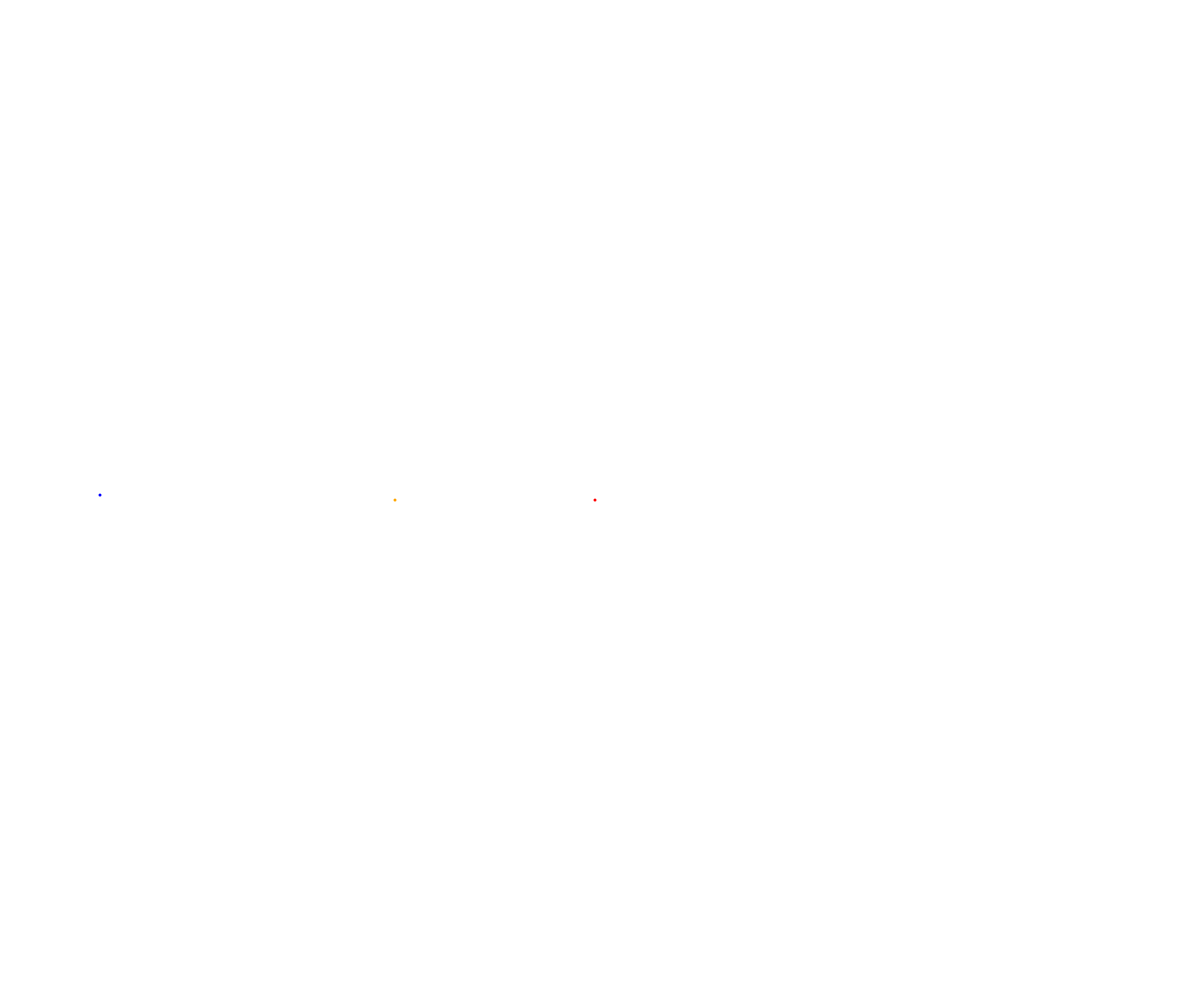
Frame 1 (no input)
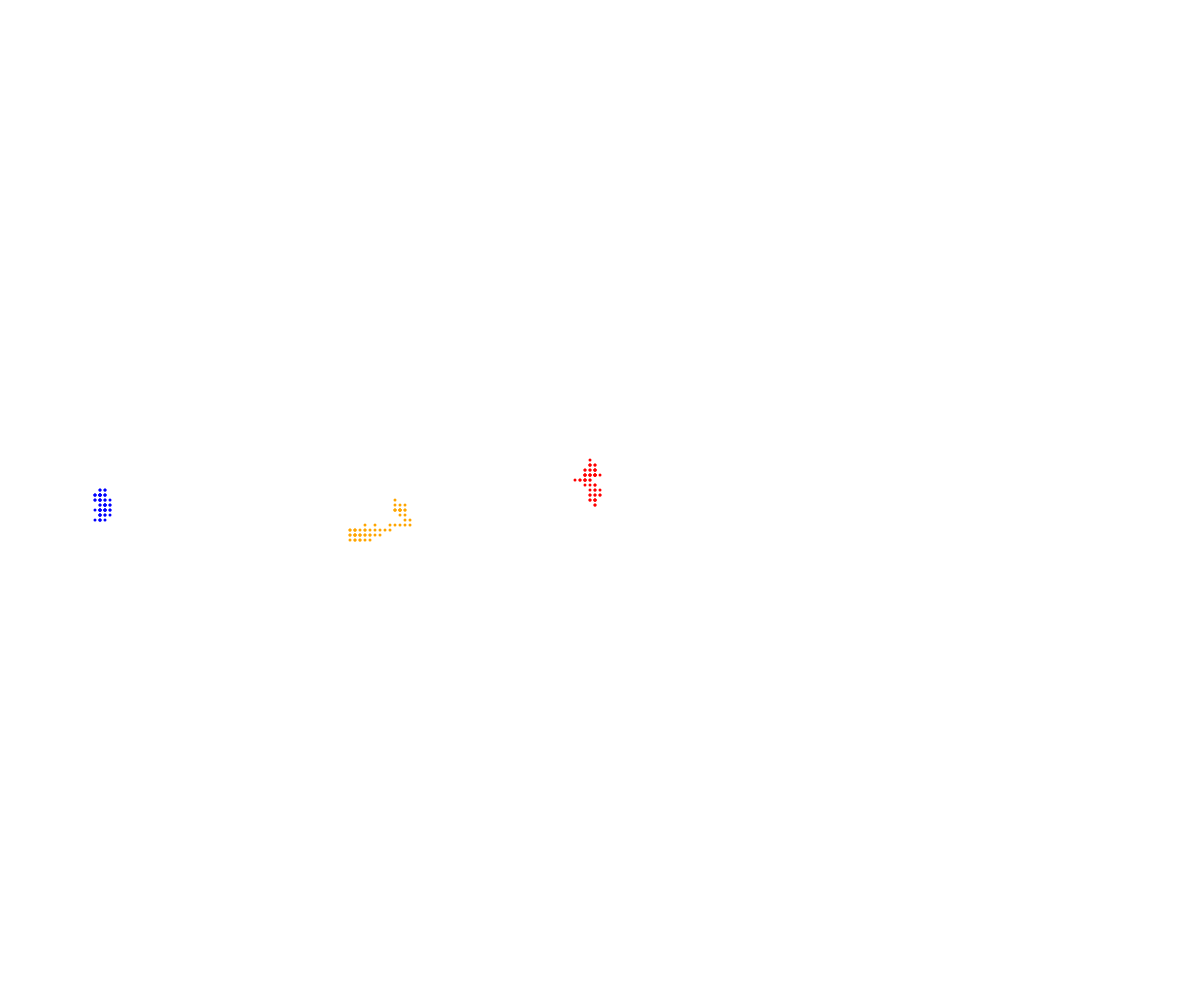
Frame 60 (no input)
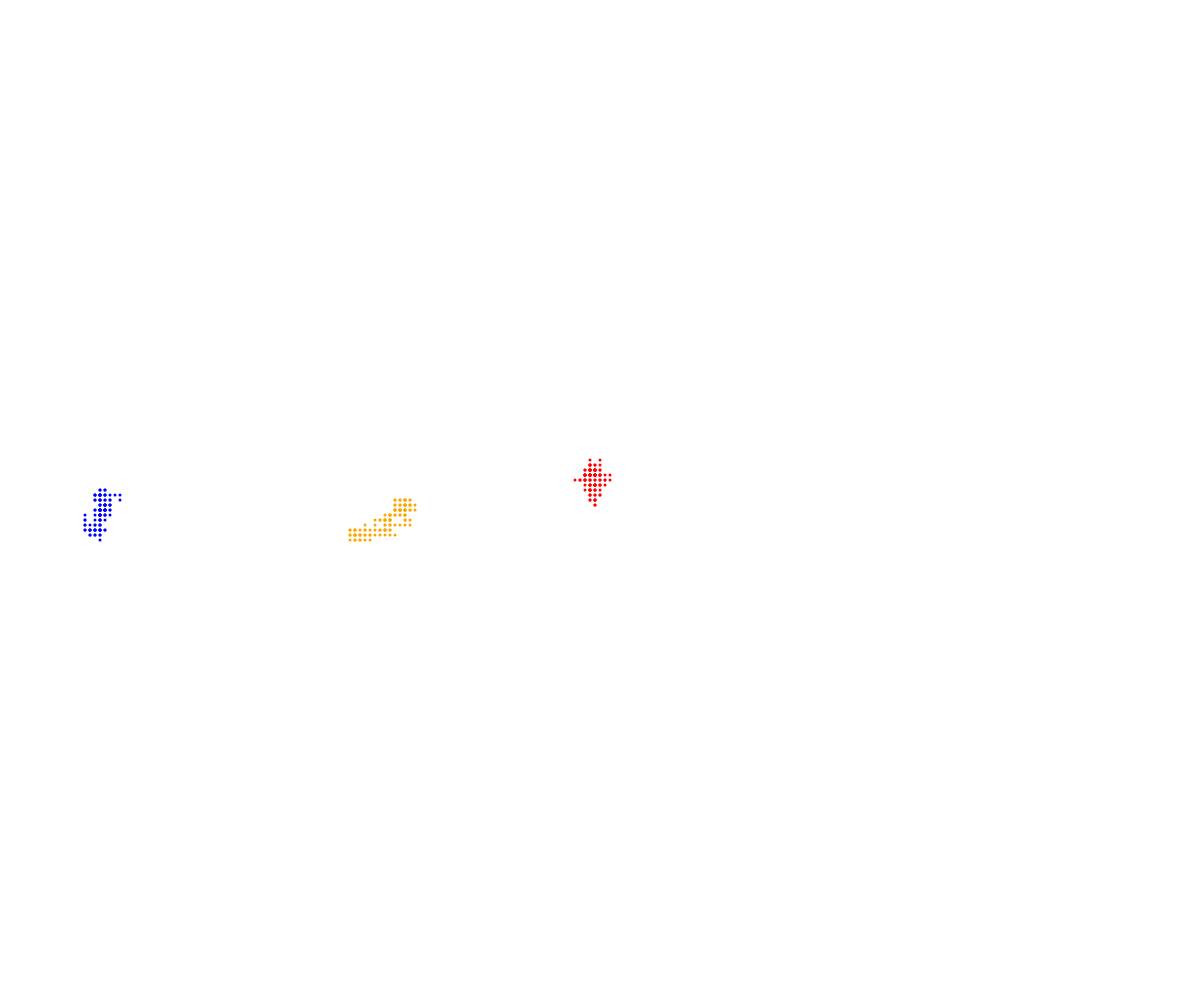
Frame 120 (the mouse pressed at the canvas centre since frame 60)

The p5.js sketch that drew these frames (run headless with seeded random() and noise() and a simulated clock; from frame 60 on, the mouse is pressed at the canvas centre):

// p5.js sketch
// ── sketch.js
// Project Title
// Your Name
// Date
//
// Extra for Experts:
// - describe what you did to take this project "above and beyond"

let kayaan, nick, hannah;


function setup() {
  createCanvas(windowWidth, windowHeight);
  kayaan = new Walker(width/2, height/2, "red");
  nick = new Walker(100, height/2, "blue");
  hannah = new Walker(400, 500, "orange");
}

function draw() { 
  kayaan.move();
  nick.move();
  hannah.move();


  kayaan.display();
  nick.display();
  hannah.display();
  
}


class Walker{
  constructor(x, y, theColour){
    this.x = x;
    this.y = y;
    this.colour = theColour;
    this.speed = 5;
  }

  display(){
    noStroke();
    fill(this.colour);
    circle(this.x, this.y, 3);
  }

  move(){
    let choice = random(100);
    if (choice < 25 ){ // up
      this.y -= this.speed;
    }
    else if(choice < 50 ){ //down
      this.y += this.speed;
    }
    else if(choice < 75 ){// left
      this.x -= this.speed;
    }
    else if (choice < 100 ){ // right
      this.x += this.speed;
    }
  }
}
